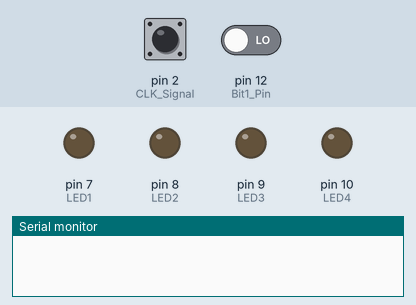
Recording of a sketch running on a simulated Arduino Uno, built with avr-gcc and run on an emulated ATmega328P. On the bench: output pins drawn as LEDs (lit = HIGH), the last lines printed to the serial monitor. Inputs (shaded band) come from the test bench; at power-on: pin 2 (CLK_Signal) HIGH, pin 12 (Bit1_Pin) LOW.

Above: at 1.2 s.
1.3 s: pin 2 (CLK_Signal) driven LOW
2.8 s: pin 2 (CLK_Signal) pulsed HIGH 5 times (0.12 s each, 0.3 s apart)
At 4.8 s:
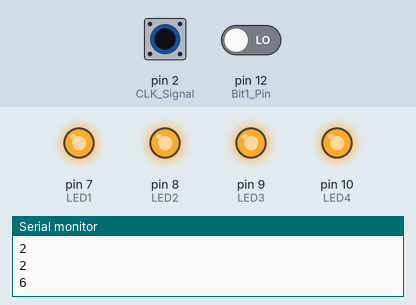
Timing chart, 0 to 6.3 s (numbered marks = the images above; inputs shaded):
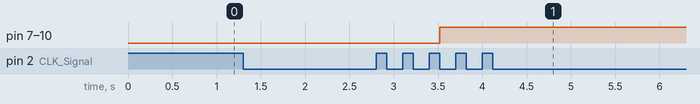

Measured:
- after the input at 2.8 s, pin 7 (LED1), pin 8 (LED2), pin 9 (LED3), pin 10 (LED4): LOW → HIGH after 0.72 s

The sketch:

ATmega328P_RX.ino
```cpp
//Comunication between ATMEGA823P (RX) & STM32 (TX)
#include<stdint.h>


// Set Pin Numbers here:
  //OUTPUTS
  #define LED1 7
  #define LED2 8
  #define LED3 9
  #define LED4 10
  //INPUTS
  #define CLK_Signal 2
  #define Bit1_Pin 12


// Global Variables
uint8_t counter = 0;
uint8_t value = 0;

void setup() {


   //CLK Signal
  pinMode(CLK_Signal, INPUT);
   // Bit 1
  pinMode(Bit1_Pin, INPUT);


   //LED 1
  pinMode(LED1, OUTPUT);
   //LED 2
  pinMode(LED2, OUTPUT);
  //LED 3
  pinMode(LED3, OUTPUT);
  //LED 4
  pinMode(LED4, OUTPUT);

  Serial.begin(9600);

  attachInterrupt(digitalPinToInterrupt(CLK_Signal),readinput,FALLING);

}

void loop() {
  // put your main code here, to run repeatedly:
 //digitalWrite(LED1, HIGH);
 //delay(1000);
 //digitalWrite(LED2, HIGH);
 //delay(1000);
 //digitalWrite(LED3, HIGH);
 //delay(1000);
 //digitalWrite(LED4, HIGH);

//  Serial.println(value);
//delay(1000);


}

void readinput () {

  counter ++;

  value = value + !digitalRead(Bit1_Pin);
  if(counter < 4){
  value = value << 1;

  value = value & 0x0F;
  }
Serial.println(counter);
  Serial.println(value);


  if (counter == 4) {
    counter = 0;

    digitalWrite(LED1, bitRead(value,0));
    digitalWrite(LED2, bitRead(value,1));
    digitalWrite(LED3, bitRead(value,2));
    digitalWrite(LED4, bitRead(value,3));
    value = 0;
    Serial.println("Hello world!1");
  }
}
```
